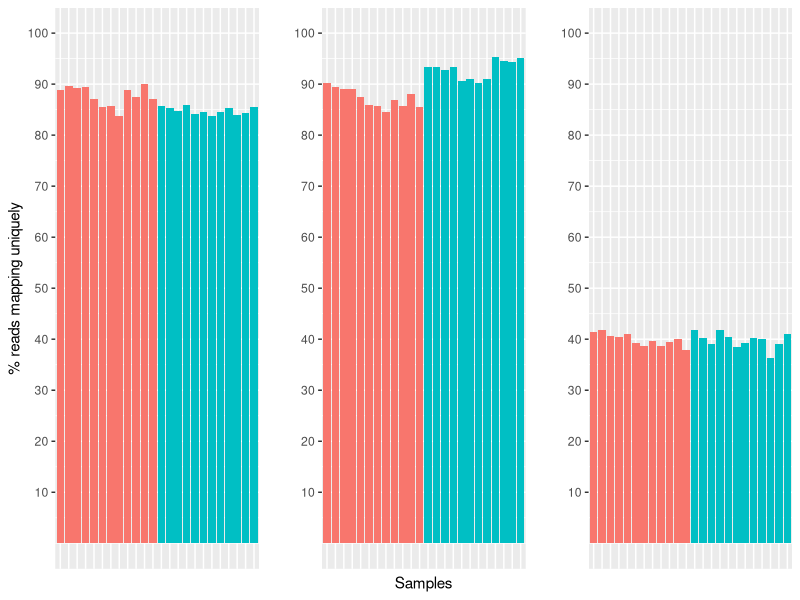

Generate this figure with R: (Note: this script raises an error after producing the figure.)
setwd('/Users/clara/Documents/GitHub/Tillandsia-compgenomics/7. Rna-seq experiment 6 timepoints/')
library(ggplot2)
library(grid)
library(gridExtra)

maptest <- read.delim('mapping_stats.txt', header = T, sep = " ")
summary(maptest)

maptest$ref_genome <- rep(c("A.comosus", "T.fasciculata", "T.leiboldiana"), times = 24)
maptest$sample_species <- c(rep(c("Tfas"), times = 36), rep(c("Tlei"), times = 36))

# Reference bias in T. fasciculata: 2.9 % difference on average
mean(maptest[maptest$ref_genome == "T.fasciculata" & maptest$sample_species == "Tfas", 3]) # 87.7 %
mean(maptest[maptest$ref_genome == "T.fasciculata" & maptest$sample_species == "Tlei", 3]) # 84.8 %

# Reference bias in T. leiboldiana: 5.6 % difference on average
mean(maptest[maptest$ref_genome == "T.leiboldiana" & maptest$sample_species == "Tlei", 3]) # 92.9 %
mean(maptest[maptest$ref_genome == "T.leiboldiana" & maptest$sample_species == "Tfas", 3]) # 87.3 %

# In A.comosus
mean(maptest[maptest$ref_genome == "A.comosus" & maptest$sample_species == "Tlei", 3]) # 39.83 %
mean(maptest[maptest$ref_genome == "A.comosus" & maptest$sample_species == "Tfas", 3]) # 39.9 %

# Multi-mappers: Higher in T. fasciculata than in T. leiboldiana, however, opposite species 
# has higher multimappers to the reference genome.
mean(maptest[maptest$ref_genome == "T.fasciculata",5]) # 7.7 %
mean(maptest[maptest$ref_genome == "T.fasciculata" & maptest$sample_species == "Tlei", 5]) # 8.12 %
mean(maptest[maptest$ref_genome == "T.fasciculata" & maptest$sample_species == "Tfas", 5]) # 7.24 %
mean(maptest[maptest$ref_genome == "T.leiboldiana",5]) # 4.77 %
mean(maptest[maptest$ref_genome == "T.leiboldiana" & maptest$sample_species == "Tlei", 5]) # 4.1 %
mean(maptest[maptest$ref_genome == "T.leiboldiana" & maptest$sample_species == "Tfas", 5]) # 5.48 %


p1 <- ggplot(data = maptest[maptest$ref_genome == "T.fasciculata",], aes(x=Name, y=uniq, fill=sample_species)) +
  geom_bar(stat="identity") + 
  xlab("") +
  scale_y_continuous(name="% reads mapping uniquely", 
                     breaks = c(seq(from = 10, to = 110, by = 10)), 
                     limits = c(0,100)) +
  theme(axis.text.x=element_blank(), 
        axis.ticks.x=element_blank(), 
        legend.position = "none")

p2 <- ggplot(data = maptest[maptest$ref_genome == "T.leiboldiana",], aes(x=Name, y=uniq, fill=sample_species)) +
  geom_bar(stat="identity") +
  xlab("Samples") + 
  scale_y_continuous(name="", 
                     breaks = c(seq(from = 10, to = 100, by = 10)), 
                     limits = c(0,100)) +
  theme(axis.text.x=element_blank(), 
        axis.ticks.x=element_blank(), 
        legend.position = "none")
p3 <- ggplot(data = maptest[maptest$ref_genome == "A.comosus",], aes(x=Name, y=uniq, fill=sample_species)) +
  geom_bar(stat="identity") + xlab("") +
  scale_y_continuous(name="", 
                     breaks = c(seq(from = 10, to = 100, by = 10)), 
                     limits = c(0,100)) +
  theme(axis.text.x=element_blank(), axis.ticks.x=element_blank(),legend.position = "none")

grid.arrange(p1, p2, p3, nrow = 1)

#------------------- GENERAL MAPPING STATS ------------------------

map_data <- read.delim("mapping_stats.full.txt", sep = " ", header = T)
mean(map_data$total) # 68,856,922 reads per sample on average
min(map_data$total) # 49,469,111 minimum reads
quantile(map_data$total, c(0.05,0.95)) # 90 % of samples have between 53 - 82 million reads

mean(map_data$uniq) # 85.4 % of reads per sample are uniquely mapped on average
map_data$sample_species <- c(rep(c("Tfas"), times = 36), rep(c("Tlei"), times = 36))
map_data$sample_number <- c(rep(c("A"), times = 6), rep(c("B"), times = 6),
                            rep(c("C"), times = 6), rep(c("D"), times = 6),
                            rep(c("E"), times = 6), rep(c("F"), times = 6),
                            rep(c("A"), times = 6), rep(c("C"), times = 6),
                            rep(c("D"), times = 6), rep(c("E"), times = 6),
                            rep(c("F"), times = 6), rep(c("G"), times = 6))
                    

mean(map_data[map_data$sample_species == "Tfas", 3]) # 85.7 %
mean(map_data[map_data$sample_species == "Tlei", 3]) # 85.19 %
min(map_data$uniq)

p6 <- ggplot(data = map_data, aes(x=Name, y=uniq, fill=sample_number)) +
  geom_bar(stat="identity") + 
  xlab("Samples") +
  scale_y_continuous(name="% reads mapping uniquely", 
                     breaks = c(seq(from = 0, to = 110, by = 5))) +
  coord_cartesian(ylim=c(65,100)) +
  theme(axis.text.x=element_blank(), 
        axis.ticks.x=element_blank(), 
        legend.position = "none") +
  geom_hline(yintercept=85.4, linetype = "dashed", size = .2)
  

grid.arrange(p4, p5, nrow = 1)



